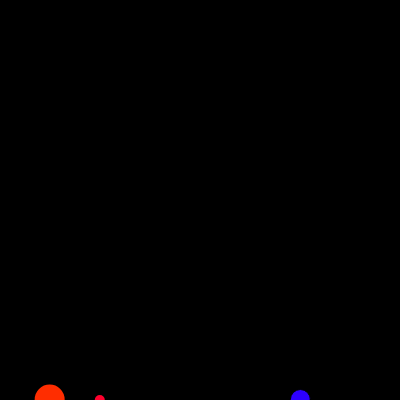
Frame 1 (no input)
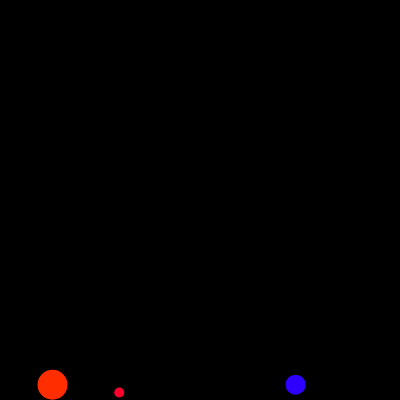
Frame 60 (no input)
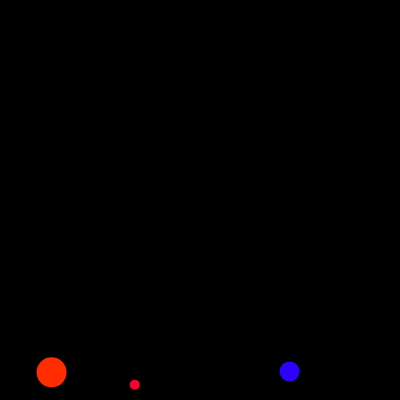
Frame 120 (the mouse pressed at the canvas centre since frame 60)

The p5.js sketch that drew these frames (run headless with seeded random() and noise() and a simulated clock; from frame 60 on, the mouse is pressed at the canvas centre):

// p5.js sketch
// ── sketch.js
var ball1;
var ball2;
var ball3;

function setup() {
  createCanvas(400, 400);
  // create a Ball class to make Ball object by calling new command.
  ball1 = new Ball(width/2 + width/4, height, 20, 0.5, color(45, 0, 255));
  ball2 = new Ball(width/4, height, 10, 0.25, color(255, 0, 45));
  ball3 = new Ball(width/8, height, 30, 0.5, color(255, 45, 0));
}

function draw() {
    background(0);

    ball1.move();
    ball1.display();

    ball2.move();
    ball2.display();

    ball3.move();
    ball3.display();

  }

function Ball(x, y, size, direction, color){
    this.x = x;
    this.y = y;
    this.size = size;
    this.d = direction;
    this.c = color;

    this.move = function(){
      this.x = this.x + Math.random() - this.d;
      this.y = this.y - Math.random()* this.d;
    }
    this.display = function(){
      fill(this.c);
      ellipse(this.x, this.y, this.size, this.size);
      noStroke();
    }
  }
